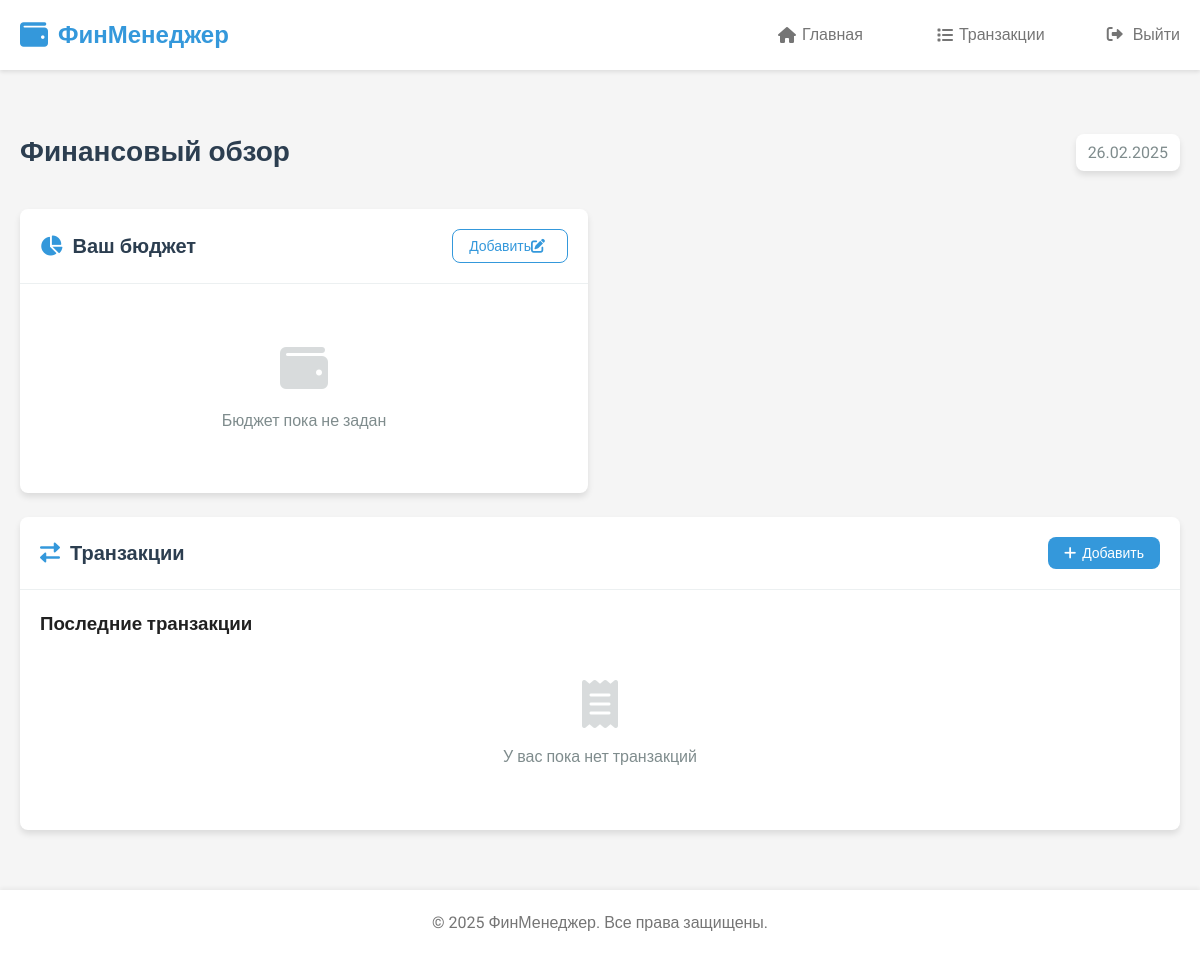
The page / (signed in) on the database as committed earlier.
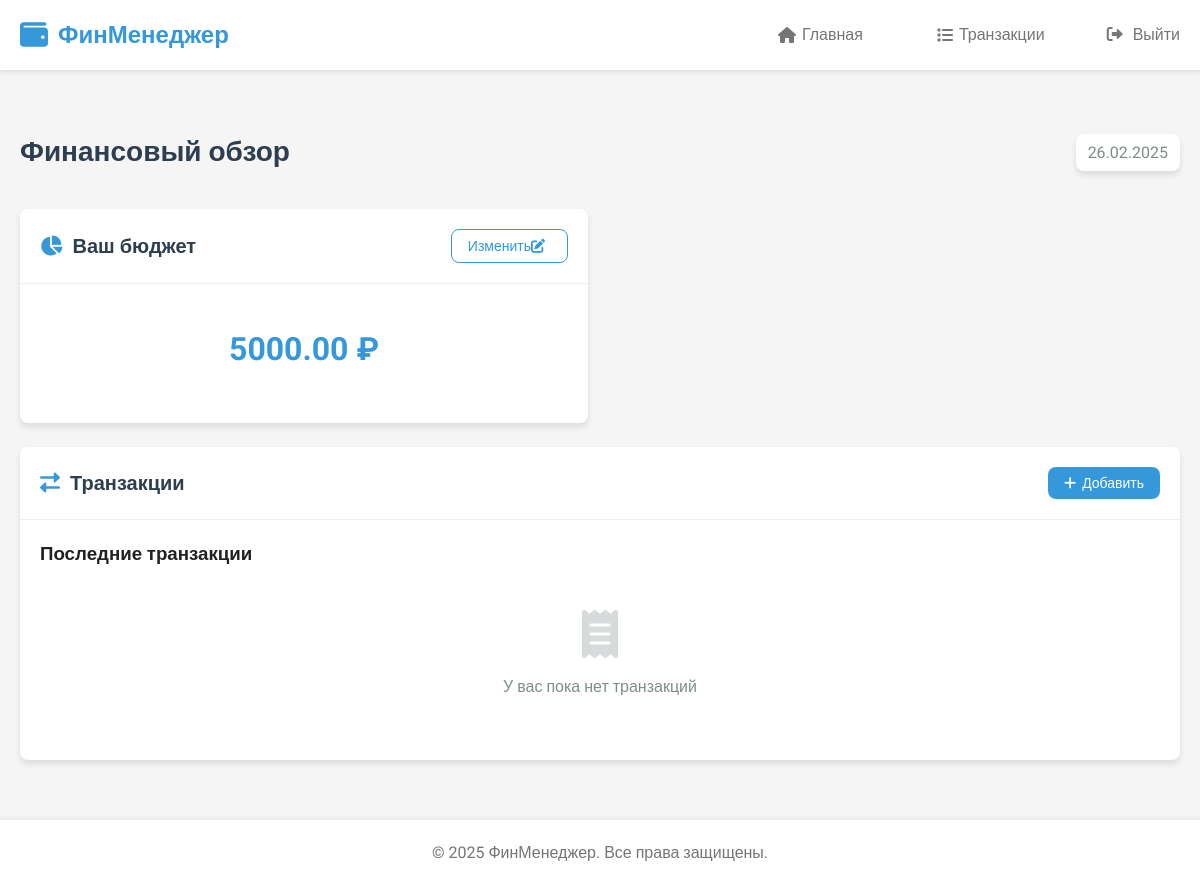
The same page on the database as committed later.
### finance/models.py (models this page shows, shortened)
class Budget(models.Model):
	user = models.ForeignKey('CustomUser', on_delete=models.CASCADE)
	category = models.CharField(max_length=20, choices=Transaction.CATEGORY_CHOICES)
	amount = models.DecimalField(max_digits=10, decimal_places=2)
	date = models.DateField(default=timezone.now)

### finance/views.py (the view)
# urls.py: 2. Add a URL to urlpatterns:  path('', views.home, name='home')
@login_required
def home(request):
    if request.method == 'POST':
        if 'save_budget' in request.POST:
            budget = Budget.objects.filter(user=request.user).first()
            budget_form = BudgetForm(request.POST, instance=budget)
            if budget_form.is_valid():
                new_budget = budget_form.save(commit=False)
                new_budget.user = request.user
                new_budget.save()
                messages.success(request, 'Бюджет успешно сохранен')
                return redirect('home')
        elif 'save_transaction' in request.POST:
            form = TransactionForm(request.POST)
            if form.is_valid():
                transaction = form.save(commit=False)
                transaction.user = request.user
                transaction.save()
                messages.success(request, 'Транзакция успешно сохранена')
                return redirect('home')
            else:
                messages.error(request, 'Ошибка при сохранении транзакции. Проверьте введенные данные.')
    else:
        form = TransactionForm()
        budget = Budget.objects.filter(user=request.user).first()
        budget_form = BudgetForm(instance=budget)
    transactions = Transaction.objects.filter(user=request.user).order_by('-date')
    return render(request, 'finance/home.html', {
        "form": form,
        "budget_form": budget_form,
        "transaction": transactions,
        "budget": budget
    })

### finance/templates/finance/home.html (shortened to what this page needs)
{% extends "finance/base.html" %}
{% load static %}
{% block extra_css %}
<link rel="stylesheet" href="{% static 'finance/css/home.css' %}">
{% endblock %}
{% block content %}
<div class="dashboard">
    <div class="dashboard-header">
        <h1 class="main-title">Финансовый обзор</h1>
        <div class="date-display">{% now "d.m.Y" %}</div>
    </div>
    <div class="card budget-card">
        <div class="card-header">
            <h2><i class="fas fa-chart-pie"></i> Ваш бюджет</h2>
            <button id="toggle-budget-form" class="btn btn-outline">
                {% if budget %}Изменить{% else %}Добавить{% endif %}
                <i class="fas fa-edit"></i>
            </button>
        </div>
        <div class="card-content">
            {% if budget %}
            <div class="budget-amount">
                <span class="amount-value">{{ budget.amount }} ₽</span>
            </div>
            {% else %}
            <div class="empty-state">
                <i class="fas fa-wallet empty-icon"></i>
                <p>Бюджет пока не задан</p>
            </div>
            {% endif %}
        </div>
    </div>
    <div class="card transactions-card">
        <div class="card-header">
            <h2><i class="fas fa-exchange-alt"></i> Транзакции</h2>
            <button id="add-transaction-btn" class="btn btn-primary">
                <i class="fas fa-plus"></i> Добавить
            </button>
        </div>
        <div class="card-content">
            <h3>Последние транзакции</h3>
            {% if transaction %}
            <ul class="transactions-list">
                {% for transactions in transaction %}
                <li class="transaction-item {% if transactions.transaction_type == 'expense' %}expense{% else %}income{% endif %}">
                    <div class="transaction-date">{{ transactions.date|date:"d.m.Y" }}</div>
                    <div class="transaction-category">
                        <i class="fas fa-tag"></i> {{ transactions.category }}
                    </div>
                    <div class="transaction-amount">
                        {% if transactions.transaction_type == 'expense' %}-{% else %}+{% endif %}
                        {{ transactions.amount }} ₽
                    </div>
                </li>
                {% endfor %}
            </ul>
            <div class="view-all">
                <a href="{% url 'completed_finance' %}" class="btn btn-text">
                    Все транзакции <i class="fas fa-arrow-right"></i>
                </a>
            </div>
            {% else %}
            <div class="empty-state">
                <i class="fas fa-receipt empty-icon"></i>
                <p>У вас пока нет транзакций</p>
            </div>
            {% endif %}
        </div>
    </div>
</div>
{% endblock %}

### finance/templates/finance/base.html (shortened to what this page needs)
{% load static %}
<!DOCTYPE html>
<html lang="ru">
<head>
    <link rel="stylesheet" href="https://cdnjs.cloudflare.com/ajax/libs/font-awesome/6.0.0/css/all.min.css">
    <link rel="stylesheet" href="{% static 'finance/css/style.css' %}">
    {% block extra_css %}{% endblock %}
</head>
<body>
    <div class="wrapper">
        <header class="header">
            <div class="container header__container">
                <div class="logo">
                    <a href="{% url 'home' %}">
                        <i class="fas fa-wallet"></i>
                        <span>ФинМенеджер</span>
                    </a>
                </div>
                <nav class="nav">
                    <ul class="nav__list">
                        {% if user.is_authenticated %}
                            <li class="nav__item"><a href="{% url 'home' %}" class="nav__link"><i class="fas fa-home"></i> Главная</a></li>
                            <li class="nav__item"><a href="{% url 'all_transactions' %}" class="nav__link"><i class="fas fa-list"></i> Транзакции</a></li>
                            <li class="nav__item">
                                <form action="{% url 'logoutuser' %}" method="POST" class="logout-form">
                                    <button type="submit" class="btn-logout"><i class="fas fa-sign-out-alt"></i> Выйти</button>
                                </form>
                            </li>
                        {% else %}
                            <li class="nav__item"><a href="{% url 'loginuser' %}" class="nav__link"><i class="fas fa-sign-in-alt"></i> Вход</a></li>
                            <li class="nav__item"><a href="{% url 'signupuser' %}" class="nav__link btn-primary"><i class="fas fa-user-plus"></i> Регистрация</a></li>
                        {% endif %}
                    </ul>
                </nav>
            </div>
        </header>
        <main class="main">
            <div class="container">
                {% block content %}{% endblock %}
            </div>
        </main>
        <footer class="footer">
            <div class="container">
                <p>&copy; {% now "Y" %} ФинМенеджер. Все права защищены.</p>
            </div>
        </footer>
    </div>
</body>
</html>

### finance/static/finance/css/style.css (style rules this page uses)
* { margin: 0; padding: 0; box-sizing: border-box; }
:root { --primary-color: #3498db; --primary-dark: #2980b9; --success-color: #2ecc71; --warning-color: #f39c12; --danger-color: #e74c3c; --text-color: #2c3e50; --text-light: #7f8c8d; --background-color: #f9f9f9; --card-color: #ffffff; --border-color: #ecf0f1; --header-height: 70px; --footer-height: 60px; --shadow: 0 4px 6px rgba(0, 0, 0, 0.1); --border-radius: 8px; --transition: all 0.3s ease; }
body { font-family: 'Roboto', sans-serif; background-color: var(--background-color); color: var(--text-color); line-height: 1.6; min-height: 100vh; }
.wrapper { display: flex; flex-direction: column; min-height: 100vh; }
.container { width: 100%; max-width: 1200px; margin: 0 auto; padding: 0 20px; }
.header { background-color: var(--card-color); box-shadow: var(--shadow); position: sticky; top: 0; z-index: 100; height: var(--header-height); }
.header__container { display: flex; justify-content: space-between; align-items: center; height: 100%; }
.logo a { display: flex; align-items: center; text-decoration: none; color: var(--primary-color); font-weight: 700; font-size: 24px; }
.logo i { font-size: 28px; margin-right: 10px; }
.nav__list { display: flex; list-style: none; gap: 20px; align-items: center; }
.nav__link { text-decoration: none; color: var(--text-color); font-weight: 500; transition: var(--transition); padding: 8px 12px; border-radius: var(--border-radius); display: flex; align-items: center; }
.nav__link i { margin-right: 6px; }
.btn-primary { background-color: var(--primary-color); color: white !important; }
.btn-logout { background-color: transparent; border: none; color: var(--text-color); cursor: pointer; font-family: inherit; font-size: 16px; display: flex; align-items: center; padding: 8px 12px; border-radius: var(--border-radius); transition: var(--transition); }
.btn-logout i { margin-right: 6px; }
.main { flex: 1; padding: 20px 0; }
.footer { background-color: var(--card-color); padding: 20px 0; text-align: center; box-shadow: 0 -2px 4px rgba(0, 0, 0, 0.05); }
input, select, textarea, button { font-family: 'Roboto', sans-serif; }
button { cursor: pointer; }
:root { --primary-color: #4CAF50; --primary-dark: #388E3C; --primary-light: #C8E6C9; --accent-color: #FFC107; --text-primary: #212121; --text-secondary: #757575; --bg-color: #f5f5f5; --card-color: #ffffff; --error-color: #D32F2F; --success-color: #388E3C; --border-radius: 8px; --box-shadow: 0 4px 6px rgba(0, 0, 0, 0.1); --transition: all 0.3s ease; }
body { font-family: 'Roboto', sans-serif; line-height: 1.6; color: var(--text-primary); background-color: var(--bg-color); min-height: 100vh; }
a { color: var(--primary-color); text-decoration: none; transition: var(--transition); }
ul { list-style: none; }
.btn-primary, .btn-submit { display: inline-block; padding: 10px 20px; background-color: var(--primary-color); color: white; border: none; border-radius: var(--border-radius); cursor: pointer; font-weight: 500; transition: var(--transition); text-align: center; }
.btn-logout { background: none; border: none; color: var(--text-secondary); cursor: pointer; font-size: 16px; transition: var(--transition); padding: 10px; display: inline-block; }
.header { background-color: var(--card-color); box-shadow: 0 2px 4px rgba(0, 0, 0, 0.1); padding: 15px 0; }
.header__container { display: flex; justify-content: space-between; align-items: center; }
.logo a { display: flex; align-items: center; color: var(--primary-color); font-weight: 700; font-size: 24px; }
.logo i { margin-right: 10px; font-size: 28px; }
.nav__list { display: flex; align-items: center; }
.nav__item { margin-left: 30px; }
.nav__link { color: var(--text-secondary); font-weight: 500; }
.main { flex: 1; padding: 40px 0; }
.footer { background-color: var(--card-color); padding: 20px 0; text-align: center; color: var(--text-secondary); margin-top: auto; }
.nav__item form { margin: 0; padding: 0; }
.nav__item form button { background: none; border: none; color: var(--text-secondary); font-size: 16px; cursor: pointer; padding: 0; }
.btn-primary, .btn-secondary { padding: 12px 20px; border-radius: 8px; font-weight: 500; font-size: 15px; cursor: pointer; transition: all 0.3s; text-decoration: none; display: inline-flex; align-items: center; justify-content: center; }
.btn-primary { background-color: #3b82f6; color: white; border: none; }

Rows that differ between the two databases and show on the page:
added Budget: amount "5000.00"
Other text that changed with them:
text no longer shown: "Добавить Бюджет пока не задан"
text now shown: "Изменить ₽"
